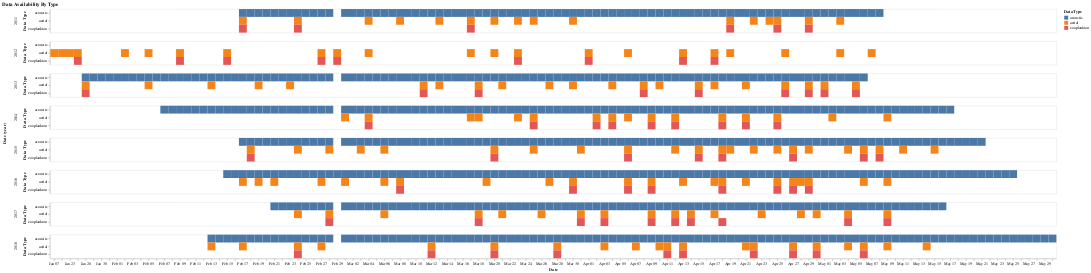

The notebook cell saved with this chart:
### Code cell
# Acoustic/Aerial/Zooplankton plot -- playing with parameters
alt.Chart(concat).mark_rect().encode(
    y = alt.Y('DataType:N', title = 'Data Type'),
    x = alt.X('monthdate(Date):O', title = 'Date'),
    color = 'DataType:N'
).facet(
    row = 'year(Date)'
).properties(
    title = 'Data Availability By Type')

### Figure 1 — Vega-Lite specification as saved in the notebook (floating-point values rounded to 4 significant figures; data arrays with more than 128 entries replaced by an {"elided": "..."} marker saying what was removed)
{"config": {"view": {"continuousWidth": 400, "continuousHeight": 300}}, "data": {"name": "data-cbe28e6ded411875ac1dbeedc6a75491"}, "facet": {"row": {"type": "temporal", "field": "Date", "timeUnit": "year"}}, "spec": {"mark": "rect", "encoding": {"color": {"type": "nominal", "field": "DataType"}, "x": {"type": "ordinal", "field": "Date", "timeUnit": "monthdate", "title": "Date"}, "y": {"type": "nominal", "field": "DataType", "title": "Data Type"}}}, "title": "Data Availability By Type", "$schema": "https://vega.github.io/schema/vega-lite/v4.8.1.json", "datasets": {"data-cbe28e6ded411875ac1dbeedc6a75491": {"elided": "892 records"}}}
